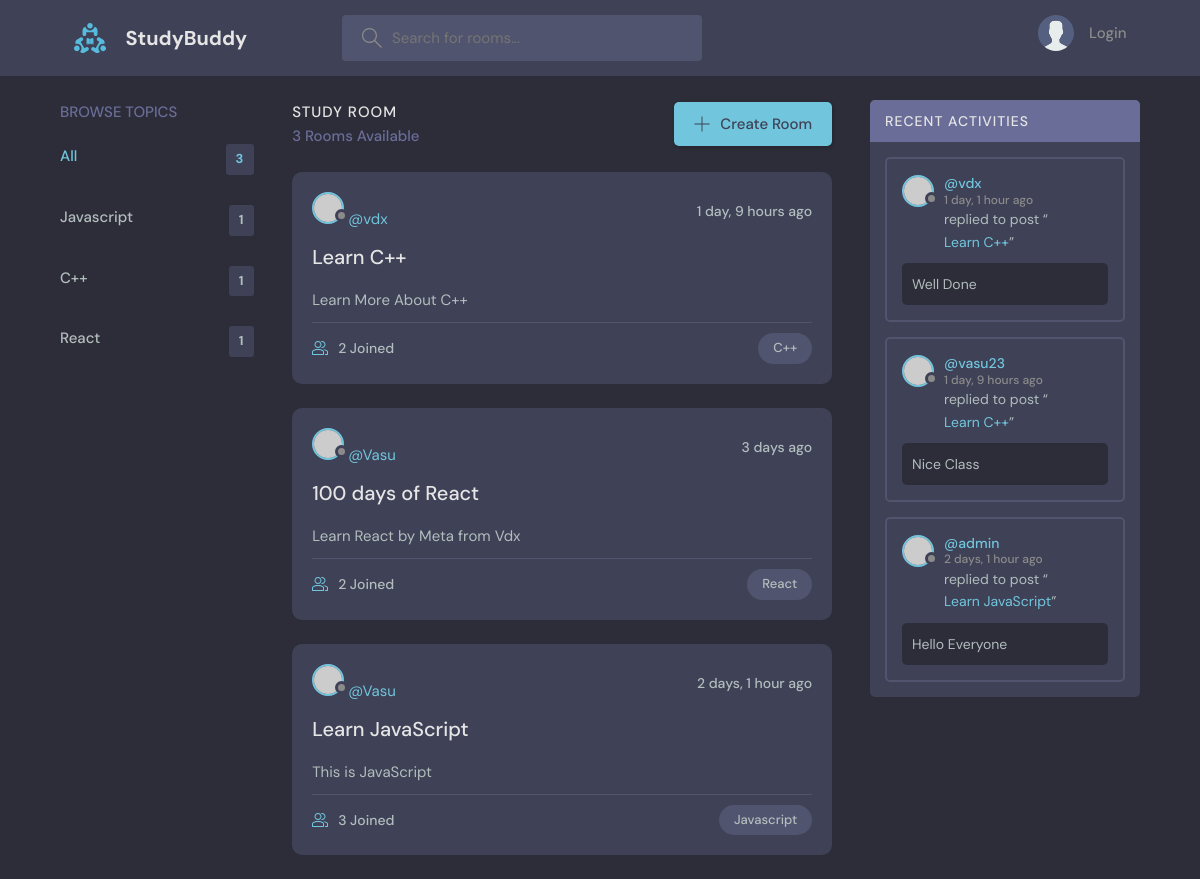
The app's page /, older data.
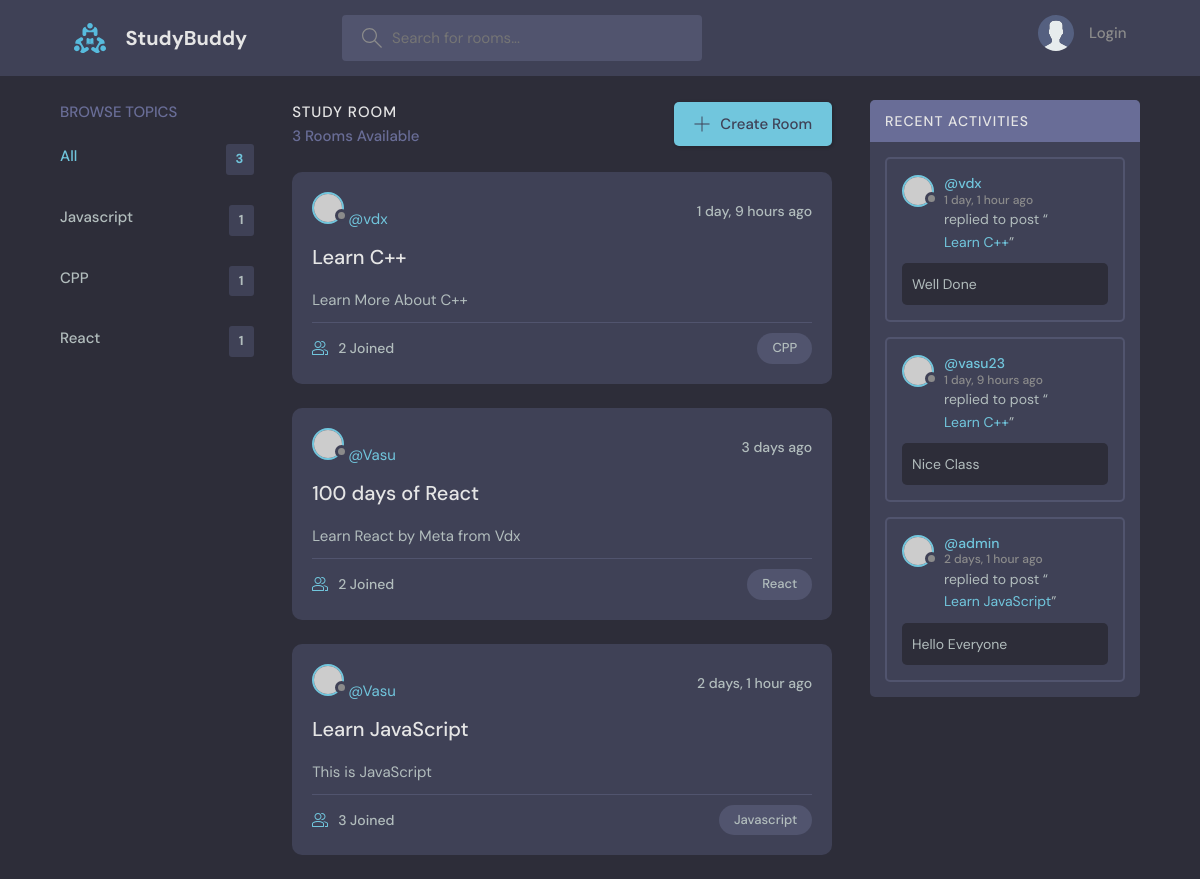
The same page, newer data.
### base/models.py (models this page shows, shortened)
class Topic(models.Model):
    name = models.CharField(max_length=200)

class Room(models.Model):
    host = models.ForeignKey(User, on_delete=models.SET_NULL, null=True)
    topic = models.ForeignKey(Topic, on_delete=models.SET_NULL, null=True)
    name = models.CharField(max_length=200)
    desc = models.TextField(max_length=200, null=True, blank=True)
    updated = models.DateTimeField(auto_now=True)
    created = models.DateTimeField(auto_now_add=True)
    participants = models.ManyToManyField(User, related_name='participants', blank=True)
    class Meta:
        ordering = ['-updated', '-created']
    def __str__(self):
        return self.name

### base/views.py (the view)
# urls.py: path('', views.home, name='home'),
def home(req):
    q = req.GET.get('q') if req.GET.get('q') != None else ''
    rooms = Room.objects.filter(
        Q(topic__name__icontains=q) |
        Q(name__icontains=q) |
        Q(desc__icontains=q)
        )
    topics = Topic.objects.all()[0:5]
    room_count = rooms.count()
    room_messages = Message.objects.filter(Q(room__topic__name__icontains=q))[0:3]
    context = {'rooms': rooms, 'topics': topics, 'room_count': room_count, 'room_messages': room_messages}
    return render(req, 'base/home.html', context)

### base/models.py (called while the page is built)
    def __str__(self):
        return self.body[0:50]

### templates/base/home.html (shortened to what this page needs)
{% extends 'main.html' %} {% block content %}
<main class="layout layout--3">
  <div class="container">
    {% include 'base/topic_component.html' %}
    <div class="roomList">
      <div class="roomList__header">
        <div>
          <h2>Study Room</h2>
          <p>{{room_count}} Rooms Available</p>
        </div>
        <a class="btn btn--main" href="{% url 'createroom' %}">
          <svg
            version="1.1"
            xmlns="http://www.w3.org/2000/svg"
            width="32"
            height="32"
            viewBox="0 0 32 32"
          >
            <title>add</title>
            <path
              d="M16.943 0.943h-1.885v14.115h-14.115v1.885h14.115v14.115h1.885v-14.115h14.115v-1.885h-14.115v-14.115z"
            ></path>
          </svg>
          Create Room
        </a>
      </div>
      {% include 'base/feed_component.html' %}
    </div>
    <div class="activities">
      <div class="activities__header">
        <h2>Recent Activities</h2>
      </div>
      {% include 'base/activity_feed.html' %}
    </div>
  </div>
</main>
{% endblock %}

### templates/base/topic_component.html (shortened to what this page needs)
<div class="topics">
  <div class="topics__header">
    <h2>Browse Topics</h2>
  </div>
  <ul class="topics__list">
    <li>
      <a href="{% url 'home' %}" class="active">
        All <span>{{topics.count}}</span></a
      >
    </li>
    {% for topic in topics%}
    <li>
      <a href="{% url 'home' %}?q={{topic.name}}"
        >{{topic.name}} <span>{{topic.room_set.all.count}}</span></a
      >
    </li>
    {%endfor%}
  </ul>
</div>

### templates/base/feed_component.html (shortened to what this page needs)
{% for room in rooms %}
<div class="roomListRoom">
  <div class="roomListRoom__header">
    <a href="{% url 'profile' room.host.id %}">
       <class="roomListRoom__author">
      <div class="avatar avatar--small">
        <img src="https://randomuser.me/api/portraits/women/11.jpg" />
      </div>
      <span>@{{room.host}}</span>
    </a>
    <div class="roomListRoom__actions">
      <span>{{room.created|timesince}} ago</span>
    </div>
  </div>
  <div class="roomListRoom__content">
    <a href="{% url 'room' room.id %}">{{room.name}}</a>
    <p>{{room.desc}}</p>
  </div>
  <div class="roomListRoom__meta">
    <a href="room.html" class="roomListRoom__joined">
      {{room.participants.all.count}} Joined
    </a>
    <p class="roomListRoom__topic">{{room.topic.name}}</p>
  </div>
</div>
{% endfor %}

Row changes from the older to the newer data that the page shows:
changed Topic: name "C++" → "CPP"
changed through a linked row, Room "Learn C++": topic.name "C++" → "CPP"
